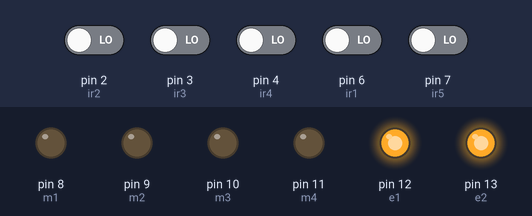
Recording of a sketch running on a simulated Arduino Uno, built with avr-gcc and run on an emulated ATmega328P. On the bench: output pins drawn as LEDs (lit = HIGH). The inputs (shaded band) are chosen by the test bench; at power-on: pin 2 (ir2), pin 3 (ir3), pin 4 (ir4), pin 6 (ir1), pin 7 (ir5) LOW.

Above: at 1.2 s.
1.3 s: pin 6 (ir1) driven HIGH and pin 7 (ir5) driven HIGH
At 2.5 s:
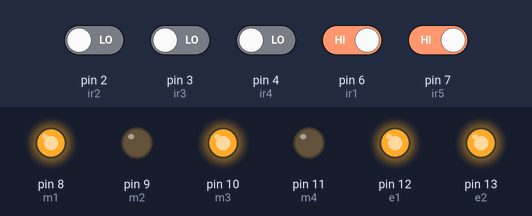
2.9 s: pin 2 (ir2) driven HIGH and pin 3 (ir3) driven HIGH
At 3.7 s:
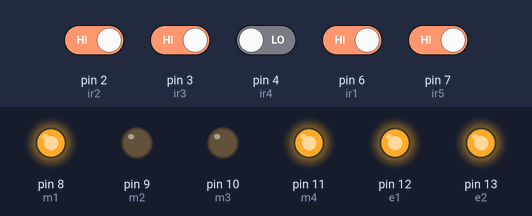
4.5 s: pin 4 (ir4) driven HIGH
At 5.0 s:
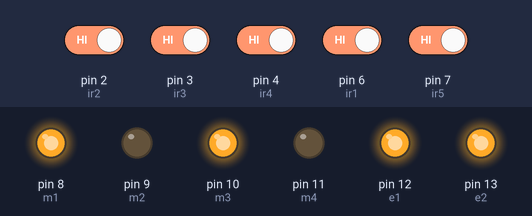
6.1 s: pin 6 (ir1) driven LOW
At 7.3 s:
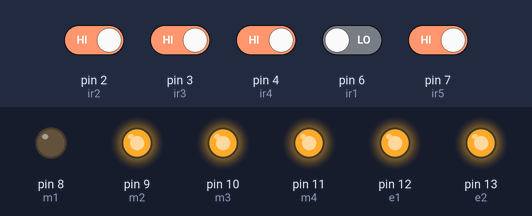
7.6 s: pin 2 (ir2) driven LOW
At 8.5 s:
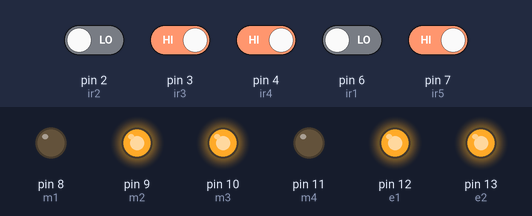
9.1 s: pin 2 (ir2) driven HIGH
At 9.7 s:
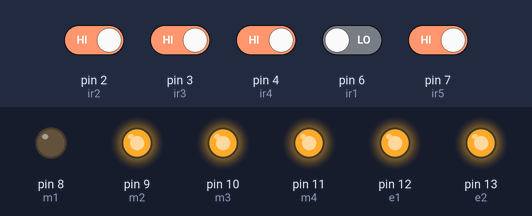
Timing chart, 0 to 11.7 s (numbered marks = the images above; inputs shaded):
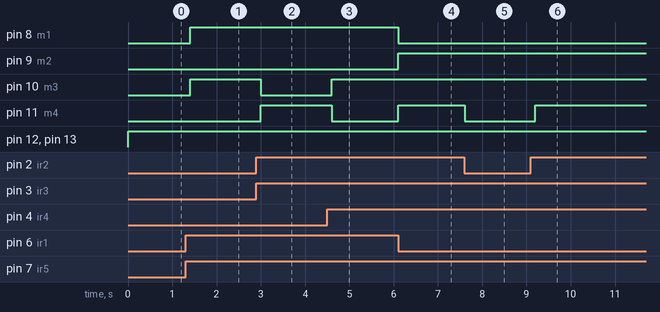

Measured:
- after the input at 1.3 s, pin 8 (m1), pin 10 (m3): LOW → HIGH after 0.10 s
- after the input at 2.9 s, pin 10 (m3): HIGH → LOW after 0.10 s; pin 11 (m4): LOW → HIGH after 0.10 s
- after the input at 4.5 s, pin 10 (m3): LOW → HIGH after 0.10 s; pin 11 (m4): HIGH → LOW after 0.10 s
- after the input at 6.1 s, pin 8 (m1): HIGH → LOW at once; pin 9 (m2), pin 11 (m4): LOW → HIGH at once
- after the input at 7.6 s, pin 11 (m4): HIGH → LOW at once
- after the input at 9.1 s, pin 11 (m4): LOW → HIGH after 0.10 s

The sketch:

code3.ino
```cpp
// LINE CONTROLLER BOT
#define m1 8
#define m2 9
#define m3 10
#define m4 11
#define e1 12
#define e2 13


#define ir1 6
#define ir2 2
#define ir3 3
#define ir4 4
#define ir5 7

//Serial.println(ir1);
//Serial.println(ir2);
//Serial.println(ir3);
//Serial.println(ir4);
//Serial.println(ir5);

int s1,s2,s3,s4,s5;

void setup() {
  // put your setup code here, to run once:
pinMode(m1,OUTPUT);
pinMode(m2,OUTPUT);
pinMode(m3,OUTPUT);
pinMode(m4,OUTPUT);
pinMode(e1,OUTPUT);
pinMode(e2,OUTPUT);

pinMode(ir1,INPUT);
pinMode(ir2,INPUT);
pinMode(ir3,INPUT);
pinMode(ir4,INPUT);
pinMode(ir5,INPUT);


}
//white =0
//Black =1
void loop() {

analogWrite(e1,150);
analogWrite(e2,150);
  // put your main code here, to run repeatedly:
s1 = digitalRead(ir1);
s2 = digitalRead(ir2);
s3 = digitalRead(ir3);
s4 = digitalRead(ir4);
s5 = digitalRead(ir5);


if( s1==1 && s2==1 && s3==0 && s4==1 && s5==1 ) //Going straight
{
digitalWrite(m1,HIGH);
digitalWrite(m2,LOW);
digitalWrite(m3,HIGH);
digitalWrite(m4,LOW);
delay(200);
}

else if( s1==1 && s2==0 && s3==0 && s4==0 && s5==1 ) //Going straight
{
digitalWrite(m1,HIGH);
digitalWrite(m2,LOW);
digitalWrite(m3,HIGH);
digitalWrite(m4,LOW);
delay(200);
}
else if( s1==1 && s2==1 && s3==1 && s4==0 && s5==1 )// normal left turn
{
digitalWrite(m1,HIGH);
digitalWrite(m2,LOW);
digitalWrite(m3,LOW);
digitalWrite(m4,HIGH);
delay(200);
}

else if( s1==1 && s2==1 && s3==1 && s4==0 && s5==0 )// Normal left turn
{
digitalWrite(m1,HIGH);
digitalWrite(m2,LOW);
digitalWrite(m3,LOW);
digitalWrite(m4,HIGH);
delay(200);
}
else if( s1==1 && s2==0 && s3==1 && s4==1 && s5==1 )// Normal Right turn
{
digitalWrite(m1,HIGH);
digitalWrite(m2,LOW);
digitalWrite(m3,LOW);
digitalWrite(m4,HIGH);
delay(200);
}
else if( s1==0 && s2==0 && s3==1 && s4==1 && s5==1 )// Normal Right turn
{
digitalWrite(m1,LOW);
digitalWrite(m2,HIGH);
digitalWrite(m3,HIGH);
digitalWrite(m4,LOW);
delay(200);
}
else if(s1==0 && s2==1 && s3==1 && s4==1 && s5==1)//  Sharp Left turn
{
digitalWrite(m1,LOW);
digitalWrite(m2,HIGH);
digitalWrite(m3,HIGH);
digitalWrite(m4,HIGH);
delay(250);
}
else if(s1==1 && s2==1 && s3==1 && s4==1 && s5==0)// Sharp Right turn
{
digitalWrite(m1,HIGH);
digitalWrite(m2,HIGH);
digitalWrite(m3,LOW);
digitalWrite(m4,HIGH);
delay(250);
}
else if(s1==1 && s2==1 && s3==1 && s4==1 && s5==1)// Angle turn
{
digitalWrite(m1,HIGH);
digitalWrite(m2,LOW);
digitalWrite(m3,HIGH);
digitalWrite(m4,LOW);
delay(250);
}
else if(s1==0 && s2==0 && s3==0 && s4==0 && s5==0)// BAckward
{
digitalWrite(m1,LOW);
digitalWrite(m2,LOW);
digitalWrite(m3,LOW);
digitalWrite(m4,LOW);
delay(200);

}


}
```
